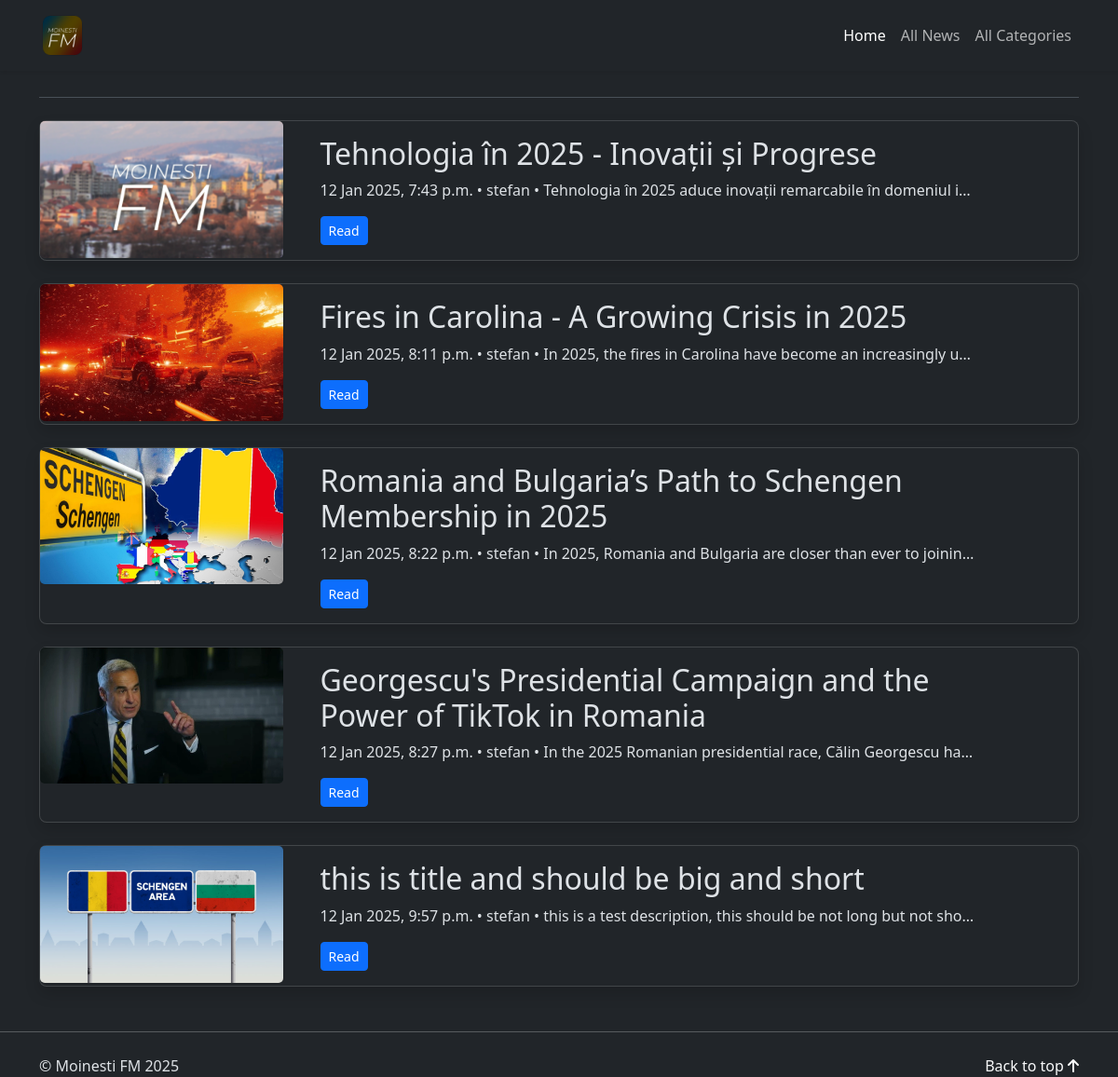
The app's page /all-news with its own data.
### main/models.py (models this page shows, shortened)
class News(models.Model):
    category = models.ForeignKey(Category, on_delete=models.CASCADE)
    title = models.CharField(max_length=300)
    image = models.ImageField(upload_to='Imgs')
    description = models.CharField(max_length=300)
    article = RichTextUploadingField()
    add_time = models.DateTimeField(auto_now_add=True)
    author = models.ForeignKey(User, on_delete=models.SET_NULL, null=True)
    is_featured = models.BooleanField(default=False)
    class Meta:
        verbose_name_plural ='News'

### main/views.py (the view)
# urls.py: path('all-news',views.all_news,name='all-news'),
def all_news(request):
    all_news = News.objects.all()
    return render(request, 'all-news.html', {
        'all_news': all_news
    })

### main/templates/all-news.html
{% extends 'base.html' %}
{% block content%}
<main class="container mt-3 mb-5">
	<h3 class="border-bottom pb-1 my-4">{{news.catgeory.title}}</h3>
    {% for news in all_news %}
	<div class="card mb-4 shadow rounded-3">
	  <div class="row no-gutters">
	    <div class="col-md-3">
	      <img src="/media/{{news.image}}" class="card-img img-fluid" alt="{{news.title}}">
	    </div>
	    <div class="col-md-8">
	      <div class="card-body">
	        <h5 class="card-title fs-2">{{news.title}}</h5>
	        <p class="card-text text-truncate">{{news.add_time}} • {{news.author}} • {{news.description}}</p>
	        <p class="card-text"><a href="/article/{{news.id}}" class="btn btn-sm btn-primary">Read</a></p>
	      </div>
	    </div>
	  </div>
	</div>
{% endfor %}
</main>
{% endblock%}

### records on screen
News: image (picture), title "Tehnologia în 2025 - Inovații și Progrese", add_time "12 Jan 2025, 7:43 p.m.", author "stefan", description "Tehnologia în 2025 aduce inovații remarcabile în domeniul i…"
News: image (picture), title "Fires in Carolina - A Growing Crisis in 2025", add_time "12 Jan 2025, 8:11 p.m.", author "stefan", description "In 2025, the fires in Carolina have become an increasingly u…"
News: image (picture), title "Romania and Bulgaria’s Path to Schengen Membership in 2025", add_time "12 Jan 2025, 8:22 p.m.", author "stefan", description "In 2025, Romania and Bulgaria are closer than ever to joinin…"
News: image (picture), title "Georgescu's Presidential Campaign and the Power of TikTok in Romania", add_time "12 Jan 2025, 8:27 p.m.", author "stefan", description "In the 2025 Romanian presidential race, Călin Georgescu ha…"
News: image (picture), title "this is title and should be big and short", add_time "12 Jan 2025, 9:57 p.m.", author "stefan", description "this is a test description, this should be not long but not sho…"
